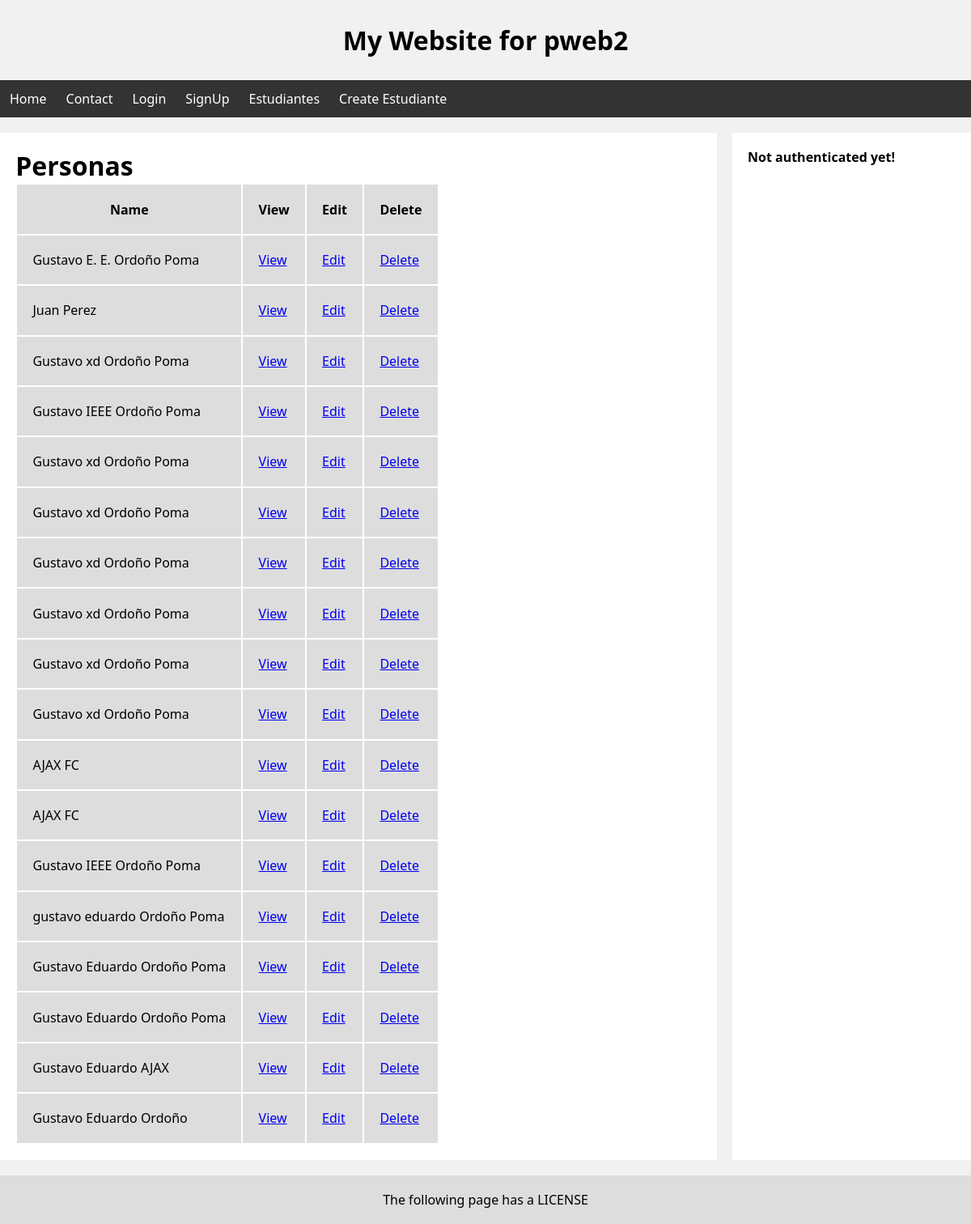
/personas/, run on an earlier commit of the app's database.
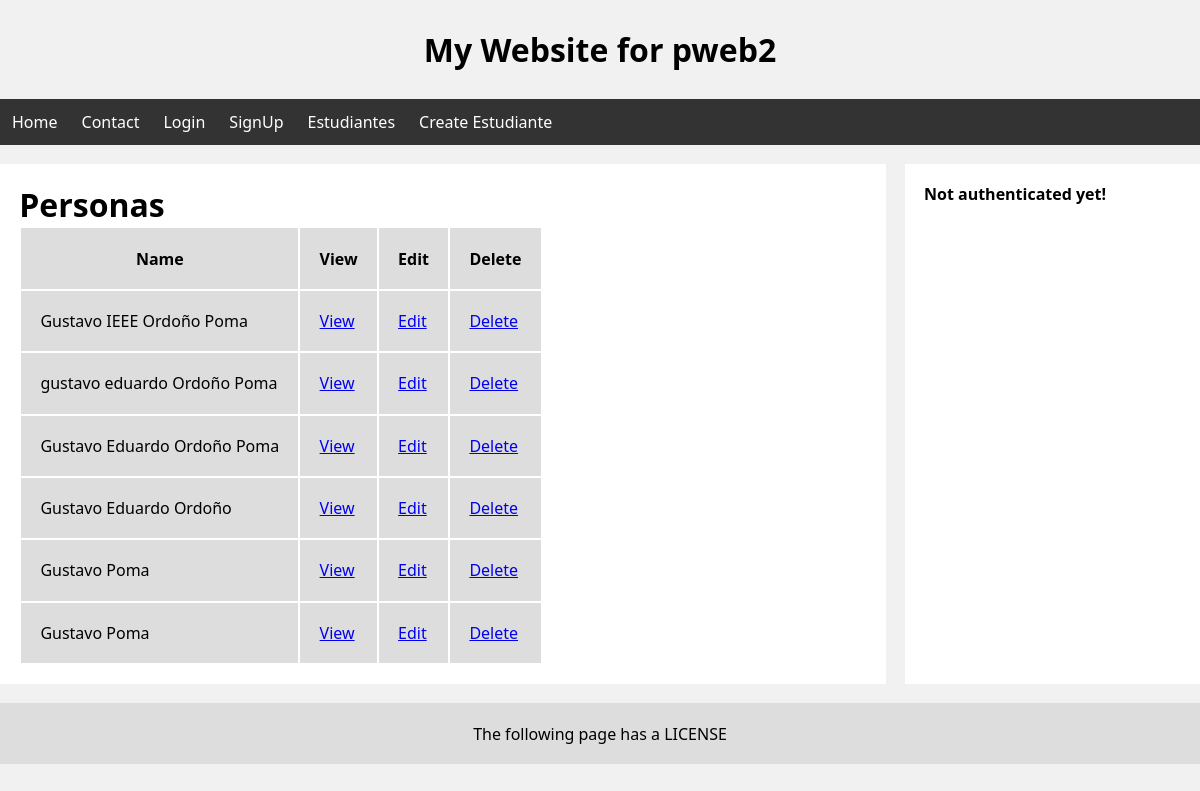
And on a later commit of the database.
### personas/models.py (models this page shows, shortened)
class Persona(models.Model):
    nombres = models.CharField(max_length=100)
    apellidos = models.CharField(max_length=100)
    edad = models.IntegerField() # max_digits=3
    donador = models.BooleanField()
    def get_absolute_url(self):
        return reverse("personas:browsing", kwargs={"myID": self.id})

### personas/views.py (the view)
# urls.py: path('', views.personasListView, name="listing")
def personasListView(request):
    personas = Persona.objects.all()
    return render(request, "personas/personasLista.html", {
        "personas": personas
    })

### personas/templates/personas/personasLista.html (shortened to what this page needs)
{% extends 'layouts/main-layout.html' %}
{% block content %}
    <h1>Personas</h1>
    <table>
        <thead>
            <tr>
                <th>Name</th>
                <th>View</th>
                <th>Edit</th>
                <th>Delete</th>
            </tr>
        </thead>
        <tbody>
            {% for persona in personas %}
            <tr>
                <td>
                    {{ persona.nombres }} {{ persona.apellidos }}
                </td>
                <td>
                    <a href="{{ persona.get_absolute_url }}">View</a>
                </td>
                <td>
                    <a href="/personas/{{ persona.id }}/edit">Edit</a>
                </td>
                <td>
                    <a href="/personas/{{ persona.id }}/delete">Delete</a>
                </td>
            </tr>
            {% endfor %}
        </tbody>
    </table>
{% endblock %}

### templates/layouts/main-layout.html (shortened to what this page needs)
{% load static %}
<!DOCTYPE html>
<html lang="en">
<head>
    <link rel="stylesheet" href="{% static 'css/styles.css' %}">
</head>
<body>
    {% include '../components/header.html' %}
    {% include '../components/navbar.html' %}
    <main class="main">
        <div class="leftcolumn">
            {% block content %}{% endblock %}
        </div>
        <div class="rightcolumn">
            <aside>
                {% if user.is_authenticated %}
                    <p><b>Username:</b> <span>{{ user.username }}</span></p>
                    <p><b>Email:</b> <span>{{ user.email }}</span></p>
                    <p><b>Who am I?:</b> <span>{{ user.first_name }} {{ user.last_name }}</span></p>
                {% else %}
                    <b>Not authenticated yet!</b>
                {% endif %}
            </aside>
        </div>
    </main>
    {% include '../components/footer.html' %}
</body>
</html>

### templates/components/header.html
<header class="header">
    <h1 class="header__title">My Website for pweb2</h1>
</header>

### templates/components/navbar.html
<nav class="navbar">
    <ul class="navbar__links">
        <a class="navbar__link" href="/">Home</a>
        <a class="navbar__link" href="/contact">Contact</a>
        <a class="navbar__link" href="/auth/login">Login</a>
        <a class="navbar__link" href="/auth/signup">SignUp</a>
        <a class="navbar__link" href="/estudiantes">Estudiantes</a>
        <a class="navbar__link" href="/estudiantes/create">Create Estudiante</a>
    </ul>
</nav>

### templates/components/footer.html
<footer class="footer">
    <p class="footer__message">The following page has a LICENSE</p>
</footer>

### static/css/styles.css (style rules this page uses)
* { box-sizing: border-box; margin: 0; padding: 0; font-family:'Segoe UI', Tahoma, Geneva, Verdana, sans-serif; }
body { background-color: #F1F1F1; }
.header { padding: 1.75rem; }
.header__title { text-align: center; }
.navbar { background-color: #333; }
.navbar__links { display: flex; }
.navbar__link { padding: 0.75rem; text-decoration: none; color: #FFF; }
.main { margin-top: 1.2rem; margin-bottom: 1.2rem; display: grid; gap: 1.2rem; grid-template-columns: 3fr 1fr; }
.leftcolumn { min-height: 54.5vh; padding: 1.2rem; background-color: #FFF; }
.rightcolumn { padding: 1.2rem; background-color: #FFF; }
.footer { padding: 1.2rem; background-color: #DDD; }
.footer__message { text-align: center; }

### personas/templates/personas/personasLista.html (style rules this page uses)
tr, th, td { padding: 1.2rem; color: #000; background-color: #DDD; }

What changed in the data, as far as the page shows it:
removed Persona: nombres "Gustavo E. E.", apellidos "Ordoño Poma"
removed Persona: nombres "Juan", apellidos "Perez"
removed Persona: nombres "Gustavo xd", apellidos "Ordoño Poma"
removed Persona: nombres "Gustavo IEEE", apellidos "Ordoño Poma"
removed Persona: nombres "Gustavo xd", apellidos "Ordoño Poma"
removed Persona: nombres "Gustavo xd", apellidos "Ordoño Poma"
removed Persona: nombres "Gustavo xd", apellidos "Ordoño Poma"
removed Persona: nombres "Gustavo xd", apellidos "Ordoño Poma"
removed Persona: nombres "Gustavo xd", apellidos "Ordoño Poma"
removed Persona: nombres "Gustavo xd", apellidos "Ordoño Poma"
removed Persona: nombres "AJAX", apellidos "FC"
removed Persona: nombres "AJAX", apellidos "FC"
removed Persona: nombres "Gustavo Eduardo", apellidos "Ordoño Poma"
removed Persona: nombres "Gustavo Eduardo", apellidos "AJAX"
added Persona: nombres "Gustavo", apellidos "Poma"
added Persona: nombres "Gustavo", apellidos "Poma"
